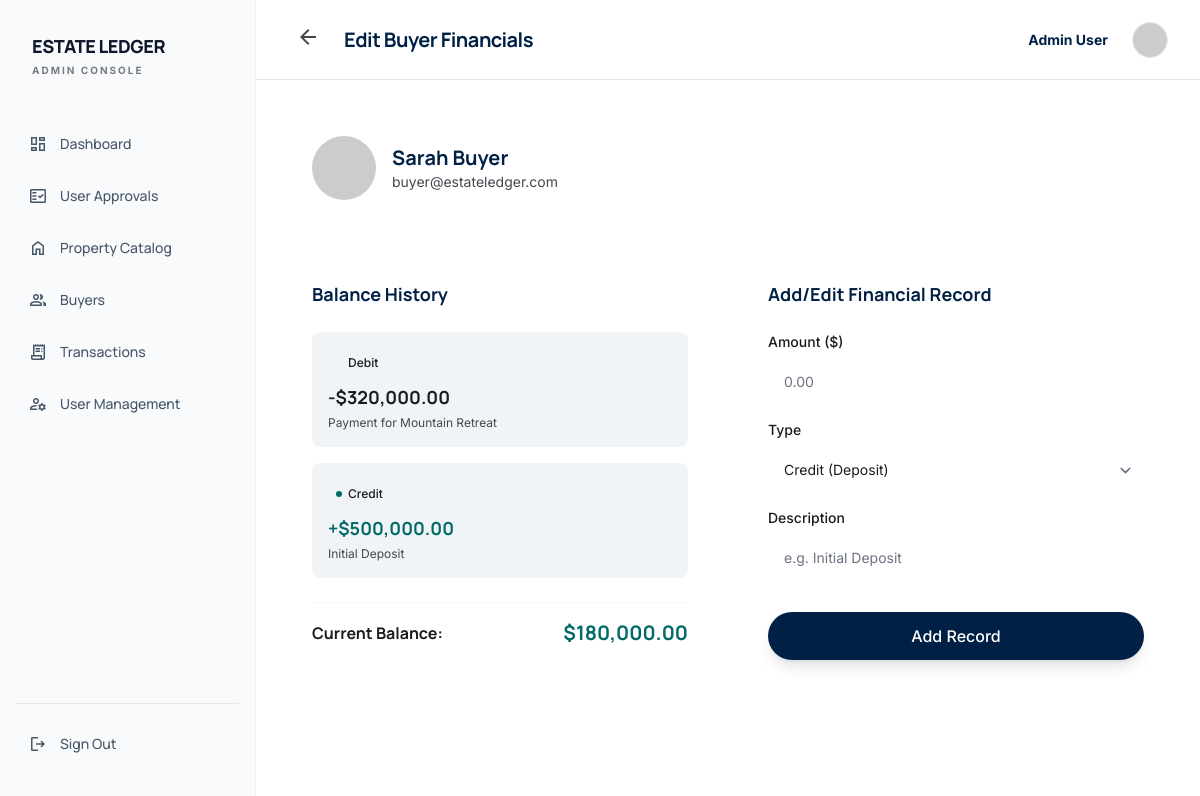
Page /admin/edit_buyer/3 (signed in) on the committed database.
### tables this page shows
CREATE TABLE IF NOT EXISTS users (
    id INT AUTO_INCREMENT PRIMARY KEY,
    name VARCHAR(100) NOT NULL,
    email VARCHAR(100) NOT NULL UNIQUE,
    password VARCHAR(255) NOT NULL,
    role ENUM('admin', 'agent', 'buyer') DEFAULT 'buyer',
    status ENUM('active', 'deactivated', 'pending') DEFAULT 'pending',
    created_at TIMESTAMP DEFAULT CURRENT_TIMESTAMP
);

CREATE TABLE IF NOT EXISTS balance_history (
    id INT AUTO_INCREMENT PRIMARY KEY,
    buyer_id INT NOT NULL,
    transaction_id INT,
    amount DECIMAL(15, 2) NOT NULL,
    type ENUM('credit', 'debit') NOT NULL,
    description TEXT,
    date TIMESTAMP DEFAULT CURRENT_TIMESTAMP,
    FOREIGN KEY (buyer_id) REFERENCES users(id) ON DELETE CASCADE,
    FOREIGN KEY (transaction_id) REFERENCES transactions(id) ON DELETE SET NULL
);

### app/core/Core.php (called while the page is built, shortened)
<?php
class Core {
    protected $currentMethod = 'index';
    public function __construct() {
        $url = $this->getUrl();
        if ($url && file_exists('../app/controllers/' . ucwords($url[0]) . '.php')) {
            unset($url[0]);
        }
        $this->currentController = new $this->currentController;
        if (isset($url[1])) {
            if (method_exists($this->currentController, $url[1])) {
                $this->currentMethod = $url[1];
                unset($url[1]);
            }
        }
        $this->params = $url ? array_values($url) : [];
        call_user_func_array([$this->currentController, $this->currentMethod], $this->params);
    }
    public function getUrl() {
        if (isset($_GET['url'])) {
            $url = rtrim($_GET['url'], '/');
            $url = filter_var($url, FILTER_SANITIZE_URL);
            $url = explode('/', $url);
            return $url;
        }
    }
}

### public/index.php (called while the page is built, shortened)
<?php
require_once '../app/core/Core.php';
require_once '../app/core/Controller.php';
require_once '../app/core/Database.php';
$init = new Core();
?>

### app/core/Database.php (called while the page is built, shortened)
<?php
class Database {
    private $host = DB_HOST;
    private $user = DB_USER;
    private $pass = DB_PASS;
    private $dbname = DB_NAME;
    private $dbh;
    private $stmt;
    public function __construct() {
        $dsn = 'mysql:host=' . $this->host . ';dbname=' . $this->dbname;
        $options = array(
            PDO::ATTR_PERSISTENT => true,
            PDO::ATTR_ERRMODE => PDO::ERRMODE_EXCEPTION
        );
        try {
            $this->dbh = new PDO($dsn, $this->user, $this->pass, $options);
        } catch (PDOException $e) {
            $this->error = $e->getMessage();
            echo $this->error;
        }
    }
    public function query($sql) {
        $this->stmt = $this->dbh->prepare($sql);
    }
    public function bind($param, $value, $type = null) {
        if (is_null($type)) {
            switch (true) {
                default:
                    $type = PDO::PARAM_STR;
            }
        }
        $this->stmt->bindValue($param, $value, $type);
    }
    public function execute() {
        return $this->stmt->execute();
    }
    public function resultSet() {
        $this->execute();
        return $this->stmt->fetchAll(PDO::FETCH_OBJ);
    }
    public function single() {
        $this->execute();
        return $this->stmt->fetch(PDO::FETCH_OBJ);
    }
}

### app/models/User.php (called while the page is built, shortened)
<?php
class User {
    private $db;
    public function __construct() {
        $this->db = new Database;
    }
    public function getUserById($id) {
        $this->db->query('SELECT * FROM users WHERE id = :id');
        $this->db->bind(':id', $id);
        return $this->db->single();
    }
}

### app/models/Property.php (called while the page is built, shortened)
<?php
class Property {
    private $db;
    public function __construct() {
        $this->db = new Database;
    }
    public function getBalanceHistory($buyer_id) {
        $this->db->query('SELECT * FROM balance_history WHERE buyer_id = :buyer_id ORDER BY date DESC');
        $this->db->bind(':buyer_id', $buyer_id);
        return $this->db->resultSet();
    }
}

### app/views/admin/edit_buyer.php (the view, shortened to what this page needs)
<!DOCTYPE html>
<html class="light" lang="en">
<head>
    <script src="https://cdn.tailwindcss.com?plugins=forms,container-queries"></script>
</head>
<body class="bg-surface text-on-surface font-body antialiased flex min-h-screen">
<aside class="hidden md:flex flex-col h-full py-8 px-4 w-64 fixed left-0 top-0 bg-slate-50 font-manrope text-sm font-medium border-r border-outline-variant/15 z-40">
<div class="mb-10 px-4">
<h1 class="text-lg font-black text-slate-900 font-headline tracking-tight uppercase">Estate Ledger</h1>
<p class="text-[10px] text-on-surface-variant font-bold tracking-[0.2em] uppercase opacity-70">Admin Console</p>
</div>
<nav class="flex-1 space-y-1">
<a class="flex items-center gap-3 px-3 py-2.5 text-slate-600 hover:bg-slate-100 rounded-lg font-headline text-sm font-medium" href="<?php echo URLROOT; ?>/admin/dashboard">
<span class="material-symbols-outlined text-xl">dashboard</span>Dashboard
</a>
<a class="flex items-center gap-3 px-3 py-2.5 text-slate-600 hover:bg-slate-100 rounded-lg font-headline text-sm font-medium" href="<?php echo URLROOT; ?>/admin/user_approvals">
<span class="material-symbols-outlined text-xl">fact_check</span>User Approvals
</a>
<a class="flex items-center gap-3 px-3 py-2.5 text-slate-600 hover:bg-slate-100 rounded-lg font-headline text-sm font-medium" href="<?php echo URLROOT; ?>/admin/property_catalog">
<span class="material-symbols-outlined text-xl">home</span>Property Catalog
</a>
<a class="flex items-center gap-3 px-3 py-2.5 text-slate-600 hover:bg-slate-100 rounded-lg font-headline text-sm font-medium" href="<?php echo URLROOT; ?>/admin/buyers">
<span class="material-symbols-outlined text-xl">group</span>Buyers
</a>
<a class="flex items-center gap-3 px-3 py-2.5 text-slate-600 hover:bg-slate-100 rounded-lg font-headline text-sm font-medium" href="<?php echo URLROOT; ?>/admin/transactions">
<span class="material-symbols-outlined text-xl">receipt_long</span>Transactions
</a>
<a class="flex items-center gap-3 px-3 py-2.5 text-slate-600 hover:bg-slate-100 rounded-lg font-headline text-sm font-medium" href="<?php echo URLROOT; ?>/admin/users">
<span class="material-symbols-outlined text-xl">manage_accounts</span>User Management
</a>
</nav>
<div class="mt-auto pt-4 border-t border-surface-variant/30">
<a class="flex items-center gap-3 px-3 py-2.5 text-slate-600 hover:bg-slate-100 rounded-lg font-headline text-sm font-medium" href="<?php echo URLROOT; ?>/users/logout">
<span class="material-symbols-outlined text-xl">logout</span>Sign Out
</a>
</div>
</aside>
<main class="flex-1 md:ml-64 min-h-screen bg-surface">
<header class="bg-white/80 backdrop-blur-xl sticky top-0 z-50 flex justify-between items-center px-8 h-20 w-full border-b border-surface-variant/30">
<div class="flex items-center gap-4">
<a href="<?php echo URLROOT; ?>/admin/buyers" class="p-2 rounded-lg hover:bg-surface-container-low transition-colors">
<span class="material-symbols-outlined text-on-surface-variant">arrow_back</span>
</a>
<h2 class="font-headline font-bold tracking-tight text-xl text-primary">Edit Buyer Financials</h2>
</div>
<div class="flex items-center gap-4">
<p class="text-sm font-bold text-primary mr-2"><?php echo $_SESSION['user_name']; ?></p>
<img alt="Admin" class="w-9 h-9 rounded-full object-cover border border-surface-variant" src="https://ui-avatars.com/api/?name=<?php echo urlencode($_SESSION['user_name']); ?>&background=002045&color=fff"/>
</div>
</header>
<div class="p-8">
<div class="bg-surface-container-lowest rounded-xl p-6 mb-8 flex items-center gap-4">
<img alt="<?php echo $data['buyer']->name; ?>" class="w-16 h-16 rounded-full object-cover" src="https://ui-avatars.com/api/?name=<?php echo urlencode($data['buyer']->name); ?>&background=random&color=fff"/>
<div>
<h3 class="font-headline font-bold text-xl text-primary"><?php echo $data['buyer']->name; ?></h3>
<p class="font-body text-sm text-on-surface-variant"><?php echo $data['buyer']->email; ?></p>
</div>
</div>
<div class="grid grid-cols-1 lg:grid-cols-2 gap-8">
<div class="bg-surface-container-lowest rounded-xl p-6">
<h3 class="font-headline font-bold text-lg text-primary mb-6">Balance History</h3>
<div class="space-y-4">
<?php
$totalBalance = 0;
foreach($data['buyer']->balance_history as $bh):
    if($bh->type == 'credit') $totalBalance += $bh->amount;
    else $totalBalance -= $bh->amount;
?>
<div class="bg-surface-container-low rounded-lg p-4 relative group">
<div class="flex justify-between items-start mb-2">
<div>
<span class="inline-flex items-center gap-1.5 py-1 px-2 rounded-full text-xs font-medium <?php echo $bh->type == 'credit' ? 'bg-secondary-fixed/30 text-on-secondary-fixed-variant' : 'bg-error-container text-on-error-container'; ?>">
<span class="w-1.5 h-1.5 rounded-full <?php echo $bh->type == 'credit' ? 'bg-secondary' : 'bg-error'; ?>"></span>
<?php echo ucfirst($bh->type); ?>
</span>
</div>
</div>
<div class="font-headline font-bold text-lg <?php echo $bh->type == 'credit' ? 'text-secondary' : 'text-error'; ?>">
<?php echo $bh->type == 'credit' ? '+' : '-'; ?>$<?php echo number_format($bh->amount, 2); ?>
</div>
<p class="font-body text-xs text-on-surface-variant mt-1"><?php echo htmlspecialchars($bh->description); ?></p>
</div>
<?php endforeach; ?>
</div>
<div class="mt-6 pt-4 border-t border-outline-variant/15">
<div class="flex justify-between items-center">
<span class="font-headline font-bold text-on-surface">Current Balance:</span>
<span class="font-headline font-bold text-xl <?php echo $totalBalance >= 0 ? 'text-secondary' : 'text-error'; ?>">$<?php echo number_format($totalBalance, 2); ?></span>
</div>
</div>
</div>
<div class="bg-surface-container-lowest rounded-xl p-6">
<h3 class="font-headline font-bold text-lg text-primary mb-6">Add/Edit Financial Record</h3>
<form action="<?php echo URLROOT; ?>/admin/edit_buyer/<?php echo $data['buyer']->id; ?>" method="POST" class="space-y-4">
<div>
<label class="block font-body text-sm font-medium text-on-surface mb-2">Amount ($)</label>
<input name="amount" required type="number" step="0.01" class="w-full bg-surface-container-highest border-0 rounded-lg py-3 px-4 text-sm" placeholder="0.00" value="<?php echo isset($_POST['amount']) ? $_POST['amount'] : ''; ?>"/>
</div>
<div>
<label class="block font-body text-sm font-medium text-on-surface mb-2">Type</label>
<select name="type" required class="w-full bg-surface-container-highest border-0 rounded-lg py-3 px-4 text-sm">
<option value="credit" <?php echo isset($_POST['type']) && $_POST['type'] == 'credit' ? 'selected' : ''; ?>>Credit (Deposit)</option>
</select>
</div>
<div>
<label class="block font-body text-sm font-medium text-on-surface mb-2">Description</label>
<input name="description" class="w-full bg-surface-container-highest border-0 rounded-lg py-3 px-4 text-sm" placeholder="e.g. Initial Deposit" value="<?php echo isset($_POST['description']) ? htmlspecialchars($_POST['description']) : ''; ?>"/>
</div>
<div class="flex gap-3 pt-4">
<button type="submit" class="flex-1 px-6 py-3 rounded-full bg-primary text-white font-medium hover:opacity-90 transition-opacity shadow-lg">
<?php echo isset($_POST['edit_financial']) ? 'Update Record' : 'Add Record'; ?>
</button>
</div>
</form>
</div>
</div>
</div>
</main>
</body>
</html>

### rows in the picture
users: name "Sarah Buyer", email "buyer@estateledger.com"
balance_history: type "Debit", amount "320,000.00", description "Payment for Mountain Retreat"
balance_history: type "Credit", amount "500,000.00", description "Initial Deposit"

### other values in the picture
$_SESSION['user_name'] "Admin User"
$totalBalance "180,000.00"
